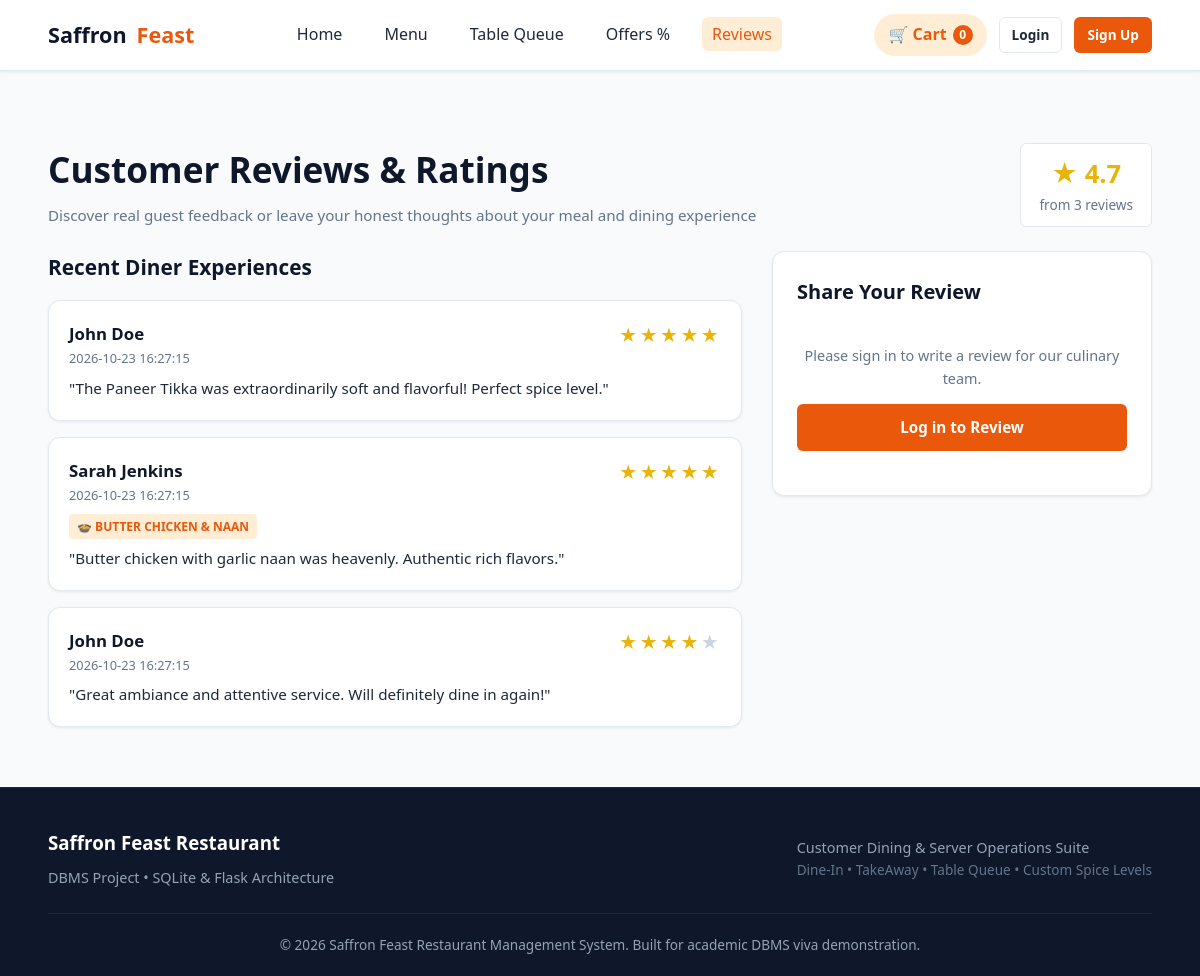
The app's page /reviews, older data.
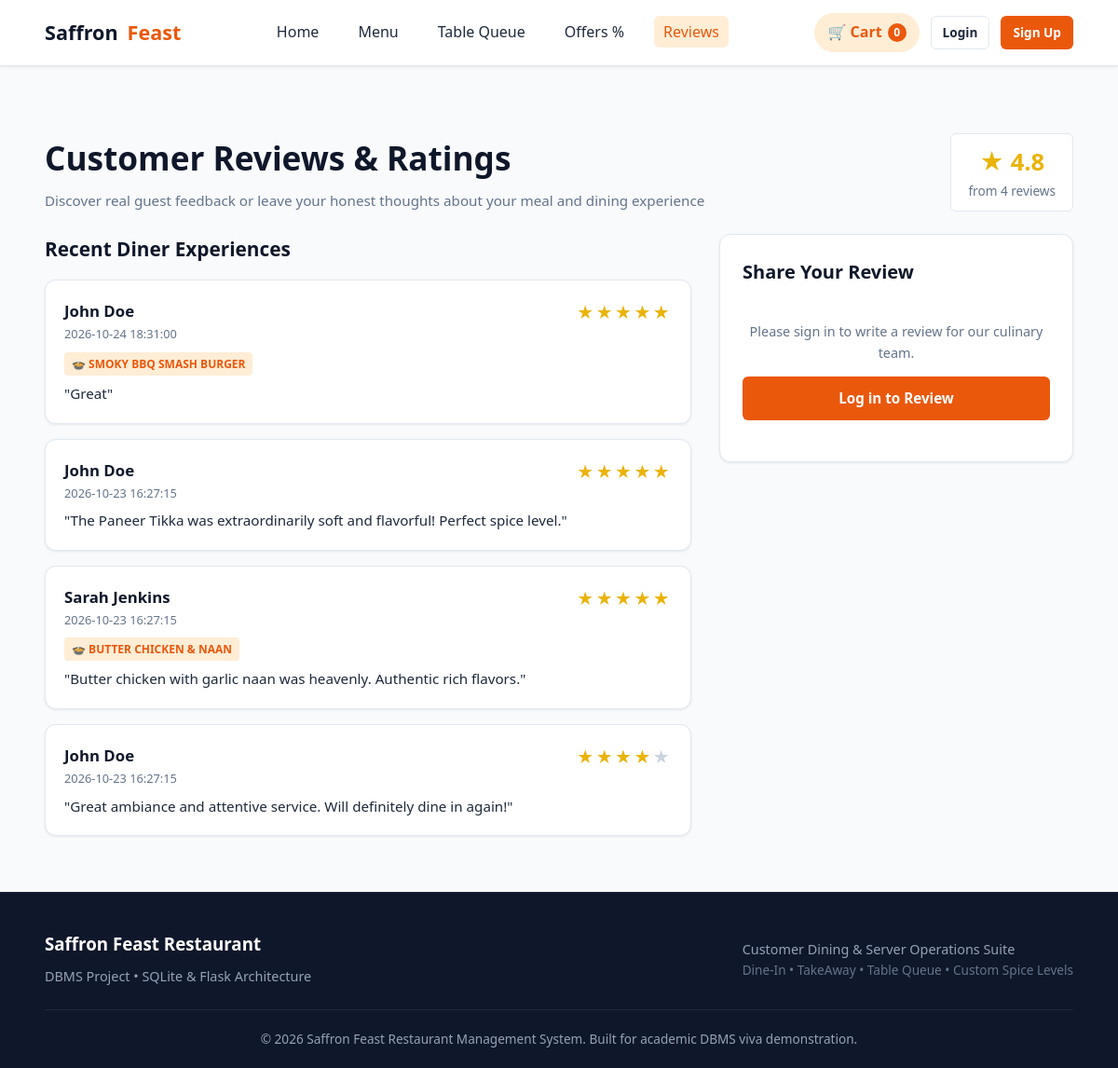
The same page, newer data.
### tables this page shows
CREATE TABLE reviews (
    id INTEGER PRIMARY KEY AUTOINCREMENT,
    customer_id INTEGER NOT NULL,
    order_id INTEGER,
    menu_item_id INTEGER,
    rating INTEGER NOT NULL CHECK(rating >= 1 AND rating <= 5),
    comment TEXT NOT NULL,
    created_at TIMESTAMP DEFAULT CURRENT_TIMESTAMP,
    FOREIGN KEY (customer_id) REFERENCES users(id) ON DELETE CASCADE,
    FOREIGN KEY (order_id) REFERENCES orders(id) ON DELETE SET NULL,
    FOREIGN KEY (menu_item_id) REFERENCES menu_items(id) ON DELETE SET NULL
);

CREATE TABLE users (
    id INTEGER PRIMARY KEY AUTOINCREMENT,
    name TEXT NOT NULL,
    email TEXT UNIQUE NOT NULL,
    password TEXT NOT NULL,
    phone TEXT,
    role TEXT CHECK(role IN ('customer', 'admin', 'staff')) DEFAULT 'customer',
    created_at TIMESTAMP DEFAULT CURRENT_TIMESTAMP
);

CREATE TABLE menu_items (
    id INTEGER PRIMARY KEY AUTOINCREMENT,
    category_id INTEGER NOT NULL,
    name TEXT NOT NULL,
    description TEXT,
    price REAL NOT NULL CHECK(price > 0),
    diet_type TEXT CHECK(diet_type IN ('veg', 'non-veg')) DEFAULT 'veg',
    is_spicy_customizable INTEGER DEFAULT 1, -- 1: Yes, 0: No
    default_spice_level TEXT CHECK(default_spice_level IN ('Mild', 'Medium', 'Spicy', 'Extra Spicy')) DEFAULT 'Medium',
    image_url TEXT,
    is_available INTEGER DEFAULT 1, -- 1: Available, 0: Out of stock
    FOREIGN KEY (category_id) REFERENCES categories(id) ON DELETE CASCADE
);

### app.py (the view, shortened to what this page needs)
@app.route('/reviews', methods=['GET', 'POST'])
@customer_only
def customer_reviews():
    conn = get_db()
    reviews = conn.execute("""
        SELECT r.*, u.name as customer_name, m.name as dish_name
        FROM reviews r
        JOIN users u ON r.customer_id = u.id
        LEFT JOIN menu_items m ON r.menu_item_id = m.id
        ORDER BY r.created_at DESC
    """).fetchall()
    dishes = conn.execute("SELECT id, name FROM menu_items WHERE is_available = 1 ORDER BY name ASC").fetchall()
    avg_rating_row = conn.execute("SELECT AVG(rating), COUNT(*) FROM reviews").fetchone()
    avg_rating = round(avg_rating_row[0] or 5.0, 1)
    total_reviews = avg_rating_row[1]
    conn.close()
    return render_template('customer/reviews.html',
                           reviews=reviews,
                           dishes=dishes,
                           avg_rating=avg_rating,
                           total_reviews=total_reviews)

### app.py (called while the page is built)
def customer_only(f):
    @wraps(f)
    def decorated_function(*args, **kwargs):
        if session.get('user_role') in ['admin', 'staff']:
            return redirect(url_for('admin_dashboard'))
        return f(*args, **kwargs)
    return decorated_function

@app.context_processor
def inject_global_data():
    cart_count = 0
    if 'cart' in session:
        cart_count = sum(item.get('quantity', 1) for item in session['cart'].values())
    return {
        'current_user': {
            'id': session.get('user_id'),
            'name': session.get('user_name'),
            'role': session.get('user_role'),
            'email': session.get('user_email')
        },
        'cart_count': cart_count
    }

### database.py (called while the page is built)
def get_db():
    conn = sqlite3.connect(DATABASE_PATH)
    conn.row_factory = sqlite3.Row
    conn.execute("PRAGMA foreign_keys = ON;")
    return conn

### templates/customer/reviews.html (shortened to what the changed rows need)
{% extends 'base.html' %}
{% block content %}
<div class="container">
  <div class="section-header">
    <div>
      <h1 style="font-size: 2.2rem; font-weight: 800; color: var(--secondary); margin-bottom: 6px;">Customer Reviews & Ratings</h1>
    </div>
    <div style="background: var(--bg-card); border: 1px solid var(--border-color); border-radius: var(--radius-sm); padding: 10px 18px; text-align: center;">
      <span style="font-size: 1.6rem; font-weight: 800; color: #eab308;">★ {{ avg_rating }}</span>
      <span style="font-size: 0.85rem; color: var(--text-muted); display: block;">from {{ total_reviews }} reviews</span>
    </div>
  </div>
  <div style="display: grid; grid-template-columns: 1fr 380px; gap: 30px; align-items: flex-start;">
    <div>
      {% if reviews %}
      <div style="display: flex; flex-direction: column; gap: 16px;">
        {% for rev in reviews %}
        <div class="menu-card" style="padding: 20px;">
          <div style="display: flex; justify-content: space-between; align-items: flex-start; margin-bottom: 8px;">
            <div>
              <strong style="font-size: 1.05rem; color: var(--secondary);">{{ rev.customer_name }}</strong>
              <div style="font-size: 0.8rem; color: var(--text-muted);">{{ rev.created_at }}</div>
            </div>
            <div style="color: #eab308; font-size: 1.1rem; letter-spacing: 2px;">
              {% for _ in range(rev.rating) %}★{% endfor %}{% for _ in range(5 - rev.rating) %}<span style="color:#cbd5e1;">★</span>{% endfor %}
            </div>
          </div>
          {% if rev.dish_name %}
          <div style="margin-bottom: 8px;">
            <span class="badge" style="background: #ffedd5; color: var(--primary);">
              🍲 {{ rev.dish_name }}
            </span>
          </div>
          {% endif %}
          <p style="color: var(--text-main); font-size: 0.95rem; line-height: 1.5;">
            "{{ rev.comment }}"
          </p>
        </div>
        {% endfor %}
      </div>
      {% else %}
        <div class="receipt-card" style="text-align: center; padding: 40px;">
          <p style="color: var(--text-muted);">No reviews yet. Be the first to share your thoughts!</p>
        </div>
      {% endif %}
    </div>
  </div>
</div>
{% endblock %}

Row changes from the older to the newer data that the page shows:
added reviews: customer_name "John Doe", created_at "2026-10-24 18:31:00", rating 5 (drawn), dish_name "SMOKY BBQ SMASH BURGER", comment "Great"
Text that changed along with them:
{{ avg_rating }}: "4.7" → "4.8"
{{ total_reviews }}: "3" → "4"
